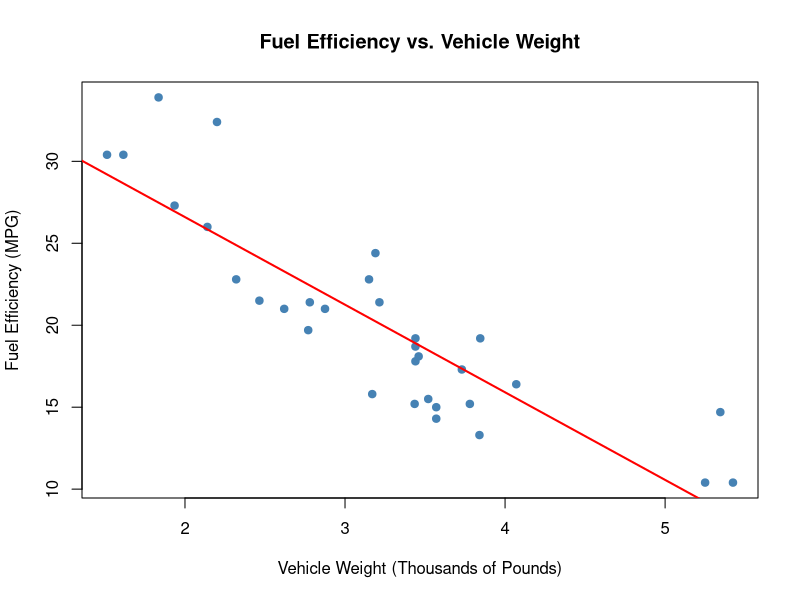

This figure's R source:

# vehicle_weight_mpg.R
# Clarice Landman-Montano
# 11/08/2026
# Analyzes vehicle weight and fuel efficiency to predict MPG.

# Load the built-in vehicle data
data(mtcars)
vehicle_data <- mtcars

# Plot MPG against vehicle weight
plot(vehicle_data$wt, vehicle_data$mpg,
     main = "Fuel Efficiency vs. Vehicle Weight",
     xlab = "Vehicle Weight (Thousands of Pounds)",
     ylab = "Fuel Efficiency (MPG)",
     pch = 19, col = "steelblue")

# Fit the regression model and add its line
fuel_efficiency_model <- lm(mpg ~ wt, data = vehicle_data)
abline(fuel_efficiency_model, col = "red", lwd = 2)

# Calculate slope statistics
regression_summary <- summary(fuel_efficiency_model)
weight_slope_estimate <- coef(fuel_efficiency_model)["wt"]
weight_slope_p_value <- regression_summary$coefficients["wt", "Pr(>|t|)"]
weight_slope_confidence_interval <- confint(fuel_efficiency_model,
                                            "wt", level = 0.95)

cat("Slope Estimate:", weight_slope_estimate, "\n")
cat("p-value:", weight_slope_p_value, "\n")
cat("95% Confidence Interval for Slope:",
    weight_slope_confidence_interval[1, 1],
    weight_slope_confidence_interval[1, 2], "\n")

# Interpret the slope and statistical significance
if (weight_slope_p_value < 0.05) {
  cat("The slope is statistically significant at the 0.05 level,",
      "indicating\n")
  cat("a significant relationship between weight and fuel efficiency.\n")
} else {
  cat("The slope is not statistically significant at the 0.05 level.\n")
}

# Predict MPG for a 6,000-pound vehicle
vehicle_6000lbs <- data.frame(wt = 6000 / 1000)

mpg_prediction_interval <- predict(fuel_efficiency_model,
                                   newdata = vehicle_6000lbs,
                                   interval = "prediction",
                                   level = 0.95)

# Print the prediction
cat("\nPredicted MPG for a 6,000-pound vehicle:\n")
print(mpg_prediction_interval)

# Evaluate the prediction
observed_weight_range <- range(vehicle_data$wt)

if (vehicle_6000lbs$wt < observed_weight_range[1] ||
    vehicle_6000lbs$wt > observed_weight_range[2]) {
  cat("\nNote: The weight value is outside the range of the dataset,",
      "which\n")
  cat("limits the accuracy of the prediction. Use caution when",
      "interpreting\n")
  cat("this result.\n")
}
